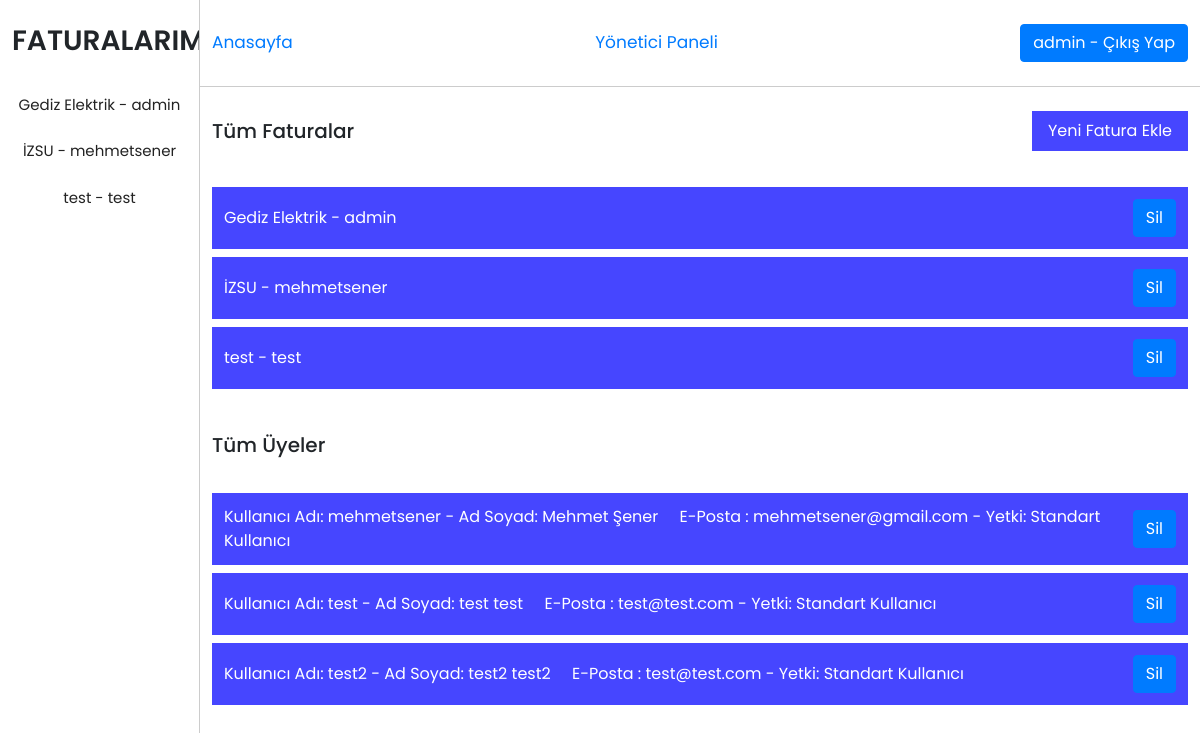
The page /admin.php (signed in) on the database its author committed.
### tables this page shows
CREATE TABLE "Fatura" (
	"id"	INTEGER,
	"kullaniciid"	INTEGER,
	"kurumadi"	TEXT,
	"tutar"	REAL,
	"tarih"	TEXT,
	"odendimi"	INTEGER,
	PRIMARY KEY("id" AUTOINCREMENT)
);

CREATE TABLE "Kullanici" (
	"id"	INTEGER,
	"kullaniciadi"	TEXT,
	"sifre"	TEXT,
	"ad"	TEXT,
	"soyad"	TEXT,
	"eposta"	TEXT,
	"adres"	TEXT,
	"yetki"	INTEGER,
	PRIMARY KEY("id" AUTOINCREMENT)
);

### fonksiyon.php (called while the page is built, shortened)
<?php
$vt = new PDO('sqlite:veritabani.db');
function kullaniciBilgisi($kid)
{
    global $vt;
    $sorgu = "SELECT * FROM kullanici WHERE id=$kid";
    $sonuclar = $vt->query($sorgu);
    if ($satir = $sonuclar->fetch()) {
        return $satir;
    }
}
function tumKullanicilar()
{
    global $vt;
    $sorgu = "SELECT * FROM Kullanici WHERE kullaniciadi NOT LIKE 'admin'";
    $sonuclar = $vt->query($sorgu);
    $dizi = [];
    while ($satir = $sonuclar->fetch()) {
        array_push($dizi,$satir);
    }
    return $dizi;
}
function tumFaturalarAdmin()
{
    global $vt;
    $sorgu = "SELECT Fatura.*,Kullanici.* FROM Fatura INNER JOIN Kullanici ON Fatura.kullaniciid=Kullanici.id";
    $sonuclar = $vt->query($sorgu);
    $dizi = [];
    while ($satir = $sonuclar->fetch()) {
        array_push($dizi,$satir);
    }
    return $dizi;
}

### admin.php (the view, shortened to what this page needs)
<!doctype html>
<html lang="en">
<?php
require_once("fonksiyon.php");
?>
<head>
  <link rel="stylesheet" href="https://stackpath.bootstrapcdn.com/bootstrap/4.3.1/css/bootstrap.min.css">
  <link rel="stylesheet" href="https://cdnjs.cloudflare.com/ajax/libs/font-awesome/5.15.3/css/all.min.css" />
  <link rel="stylesheet" href="css/style.css">
</head>
<body>
  <div class="forum-container">
    <div class="forum forum-left">
      <h3>FATURALARIM</h3>
      <div class="forum-subjects d-flex flex-column">
        <?php
        $faturalar = tumFaturalarAdmin();
        foreach ($faturalar as $fatura) {
          echo "<a href='fatura-icerigi.php?kid={$fatura['id']}'>{$fatura['kurumadi']} - {$fatura['kullaniciadi']}</a>";
        }
        ?>
      </div>
    </div>
    <div class="forum forum-right">
    <header class="d-flex justify-content-between align-items-center">
        <a href="index.php" class="anasayfa">Anasayfa</a>
        <?php
        if (isset($_SESSION['yetki']) && $_SESSION['yetki'] == 1) {
          echo '<a href="admin.php" class="anasayfa">Yönetici Paneli</a>';
        }
        ?>
        <?php
        if (isset($_SESSION['kid']) == false) {
        ?>
          <div class="login">
            <input type="button" data-toggle="modal" data-target="#girisModal" data-whatever="@mdo" value="Giriş Yap" />
            <input type="button" data-toggle="modal" data-target="#kayitModal" data-whatever="@mdo" value="Kayıt Ol" />
          </div>
        <?php
        } else {
        ?>
          <div class="login">
            <a class="btn btn-primary" href="fonksiyon.php?cikis=1"><?php echo kullaniciBilgisi($_SESSION['kid'])['kullaniciadi']; ?> - Çıkış Yap</a>
          </div>
        <?php
        }
        ?>
      </header>
      <div class="admin-faturalar-header d-flex align-items-center justify-content-between">
        <h5>Tüm Faturalar</h5>
        <input type="button" value="Yeni Fatura Ekle" data-toggle="modal" data-target="#yeniFaturaEkle" data-whatever="@mdo">
      </div>
      <div class="admin-faturalar d-flex flex-column">
        <?php
        foreach ($faturalar as $fatura) {
        ?>
          <div class="admin-faturalar-item d-flex align-items-center justify-content-between">
            <p><?php echo $fatura['kurumadi']. " - ". $fatura['kullaniciadi']; ?></p>
            <div class="actions d-flex align-items-center ">
              <a class="btn btn-primary" href="fonksiyon.php?sil=<?php echo $fatura['id']; ?>">Sil</a>
            </div>
          </div>
        <?php
        }
        ?>
      </div>
      <div class="admin-faturalar-header d-flex align-items-center justify-content-between">
        <h5>Tüm Üyeler</h5>
      </div>
      <div class="admin-faturalar d-flex flex-column">
        <?php
        $kullanicilar = tumKullanicilar();
        foreach ($kullanicilar as $kullanici) {
          $yetki = $kullanici['yetki']==1?"Yönetici":"Standart Kullanıcı";
        ?>
          <div class="admin-faturalar-item d-flex align-items-center justify-content-between">
            <p><?php echo "Kullanıcı Adı: {$kullanici['kullaniciadi']} -  Ad Soyad: {$kullanici['ad']} {$kullanici['soyad']} &nbsp&nbsp&nbsp E-Posta : {$kullanici['eposta']} -  Yetki: {$yetki}"; ?></p>
            <div class="actions d-flex align-items-center ">
              <a class="btn btn-primary" href="fonksiyon.php?kullanicisil=<?php echo $kullanici['id']; ?>">Sil</a>
            </div>
          </div>
        <?php
        }
        ?>
      </div>
    </div>
  </div>
</body>
</html>

### css/style.css (style rules this page uses)
* { padding: 0px; margin: 0px; text-decoration: none !important; }
body { font-family: 'Poppins', sans-serif; overflow-y: hidden; }
.forum-container { display: -ms-grid; display: grid; -ms-grid-columns: 1.5fr 10.5fr; grid-template-columns: 1.5fr 10.5fr; }
.forum-container .forum { min-height: 100vh; max-height: 100vh; }
.forum-container .forum-left { border-right: 1px solid #ccc; overflow-y: scroll; }
.forum-container .forum-left h3 { font-weight: 600; margin: 24px 12px; text-align: center; }
.forum-container .forum-left .forum-subjects a { padding: 12px; text-align: center; color: #222222; font-size: 15px; }
.forum-container .forum-right { overflow-y: scroll; }
.forum-container .forum-right header { border-bottom: 1px solid #ccc; padding: 24px 12px; }
.forum-container .forum-right header .anasayfa { font-size: 17px; }
.admin-faturalar-header { padding: 24px 12px; }
.admin-faturalar-header h5 { margin-bottom: 0rem; }
.admin-faturalar-header input { background: #4646ff; border: none; padding: 8px 16px; outline: none; color: #fff; }
.admin-faturalar { padding: 12px; }
.admin-faturalar .admin-faturalar-item { background: #4646ff; margin-bottom: 8px; padding: 12px; color: #fff; }
.admin-faturalar .admin-faturalar-item p { margin-bottom: 0rem; }
@media only screen and (max-width: 1500px) { .forum-container { -ms-grid-columns: 2fr 10fr; grid-template-columns: 2fr 10fr; } }

### rows shown on the page
fatura: kurumadi "Gediz Elektrik", kullaniciid.kullaniciadi "admin"
fatura: kurumadi "İZSU", kullaniciid.kullaniciadi "mehmetsener"
fatura: kurumadi "test", kullaniciid.kullaniciadi "test"
kullanici: kullaniciadi "admin"
kullanici: kullaniciadi "mehmetsener", ad "Mehmet", soyad "Şener", eposta "mehmetsener@gmail.com", yetki "Standart Kullanıcı"
kullanici: kullaniciadi "test", ad "test", soyad "test", eposta "test@test.com", yetki "Standart Kullanıcı"
kullanici: kullaniciadi "test2", ad "test2", soyad "test2", eposta "test@test.com", yetki "Standart Kullanıcı"
